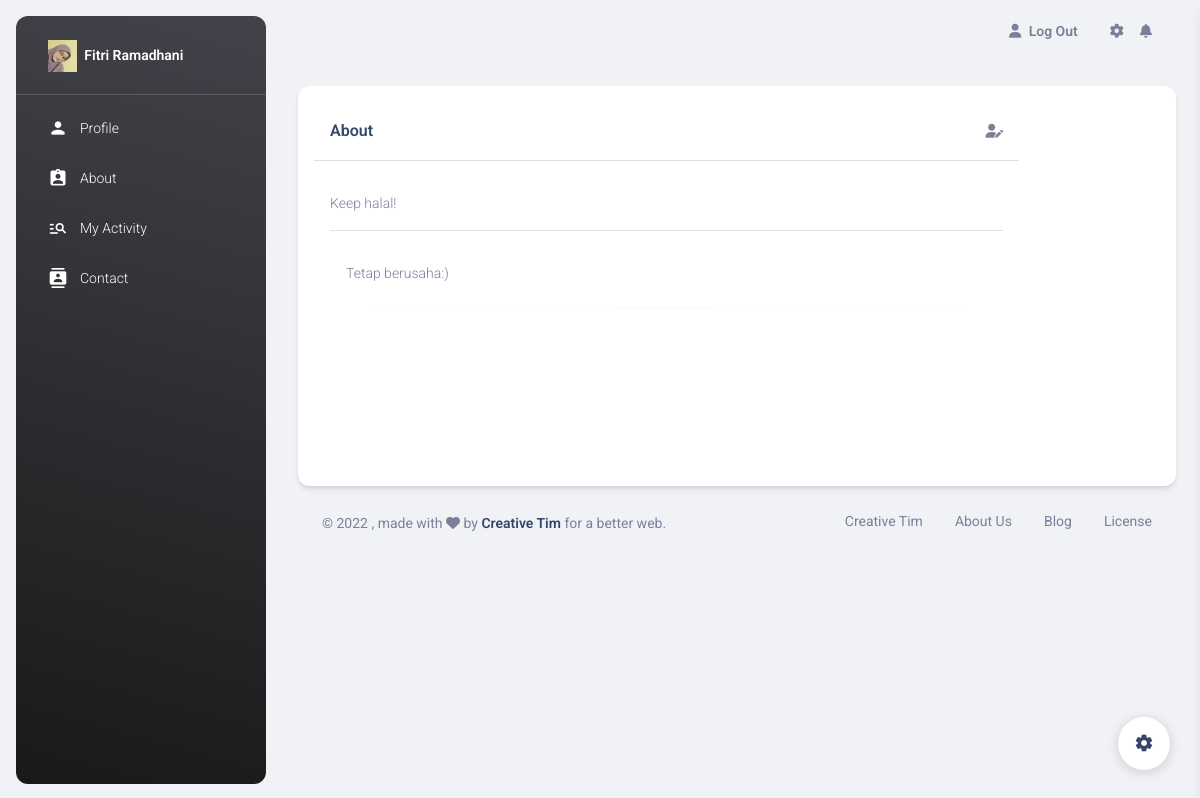
The app's page /admin/index.php?menu=about (signed in) with its own data.
### tables this page shows
CREATE TABLE `user` (
  `id` int(10) NOT NULL,
  `nama` text NOT NULL,
  `jabatan` text NOT NULL,
  `perusahaan` text NOT NULL,
  `foto` text NOT NULL
);

CREATE TABLE `about` (
  `id` int(10) NOT NULL,
  `column1` text NOT NULL,
  `column2` text NOT NULL
);

### admin/views/admin/index.php (called while the page is built)
<?php
include 'components/header.php';
?>
<?php
include 'components/menu.php';
?>
<?php
include 'atur-konten.php';
?>
<?php
include 'components/footer.php';
?>

### admin/models/functions.php (called while the page is built, shortened)
<?php
include 'core/koneksi.php';
$a          = mysqli_query($conn, "SELECT * FROM user");
$b          = mysqli_query($conn, "SELECT * FROM about");

### admin/views/admin/about/about.php (the view)
<div class="container-fluid px-2 px-md-4">
   <div class="card card-body min-height-400 border-radius-xl mt-4">
   <div class="col-10">
              <div class="card card-plain h-100">
                <div class="card-header pb-0 p-3">
                  <div class="row">
                    <div class="col-md-8 d-flex align-items-center">
                      <h6 class="mb-0">About</h6>
                    </div>
                    <div class="col-md-4 text-end">
                      <a href="javascript:;">
                        <i class="fas fa-user-edit text-secondary text-sm" data-bs-toggle="tooltip" data-bs-placement="top" title="Edit Profile"></i>
                      </a>
                    </div>
                  </div>
                </div>
                <hr>
                <div class="card-body p-3">
                  <p class="text-sm">
                    <?= $about["column1"];?>
                </p>
                  <hr>
                  <div class="card-body p-3">
                  <p class="text-sm">
                  <?= $about["column2"];?>
                  </p>
                    <hr class="horizontal gray-light my-4">
                </div>
              </div>
            </div>
   </div>
</div>

### admin/views/admin/components/header.php (shortened to what this page needs)
<?php
require('models/functions.php');
$user = mysqli_fetch_assoc($a);
$about = mysqli_fetch_assoc($b);
?>
<!DOCTYPE html>
<html lang="en">
  <head>
    <link href="<?= baseurl;?>/assets/css/nucleo-icons.css" rel="stylesheet" />
    <link href="<?= baseurl;?>/assets/css/nucleo-svg.css" rel="stylesheet" />
    <link id="pagestyle" href="<?= baseurl;?>/assets/css/material-dashboard.css?v=3.0.0" rel="stylesheet" />
  </head>
  <body class="g-sidenav-show bg-gray-200">
    <aside class="sidenav navbar navbar-vertical navbar-expand-xs border-0 border-radius-xl my-3 fixed-start ms-3 bg-gradient-dark" id="sidenav-main">
      <div class="sidenav-header">
        <a class="navbar-brand m-0" href=" <?= baseurl ?> " target="_blank">
          <img src="<?=baseurl;?>/assets/img/<?= $user["foto"];?>" class="navbar-brand-img h-100" alt="main_logo"/>
          <span class="ms-1 font-weight-bold text-white">Fitri Ramadhani</span>
        </a>
      </div>
      <hr class="horizontal light mt-0 mb-2" />
      <div class="collapse navbar-collapse w-auto max-height-vh-100" id="sidenav-collapse-main">
        <ul class="navbar-nav">
          <li class="nav-item">
            <a class="nav-link text-white" href="?menu=user">
              <div class="text-white text-center me-2 d-flex align-items-center justify-content-center">
                <i class="material-icons opacity-10">person</i>
              </div>
              <span class="nav-link-text ms-1">Profile</span>
            </a>
          </li>
          <li class="nav-item">
            <a class="nav-link text-white" href="?menu=about">
              <div class="text-white text-center me-2 d-flex align-items-center justify-content-center">
                <i class="material-icons opacity-10">assignment_ind</i>
              </div>
              <span class="nav-link-text ms-1">About</span>
            </a>
          </li>
          <li class="nav-item">
            <a class="nav-link text-white" href="?menu=myactivity">
              <div class="text-white text-center me-2 d-flex align-items-center justify-content-center">
                <i class="material-icons opacity-10">manage_search</i>
              </div>
              <span class="nav-link-text ms-1">My Activity</span>
            </a>
          </li>
          <li class="nav-item">
            <a class="nav-link text-white" href="?menu=contact">
              <div class="text-white text-center me-2 d-flex align-items-center justify-content-center">
                <i class="material-icons opacity-10">contacts</i>
              </div>
              <span class="nav-link-text ms-1">Contact</span>
            </a>
          </li>
        </ul>
      </div>
    </aside>

### records on screen
user: foto (picture)
about: column1 "Keep halal!", column2 "Tetap berusaha:)"
